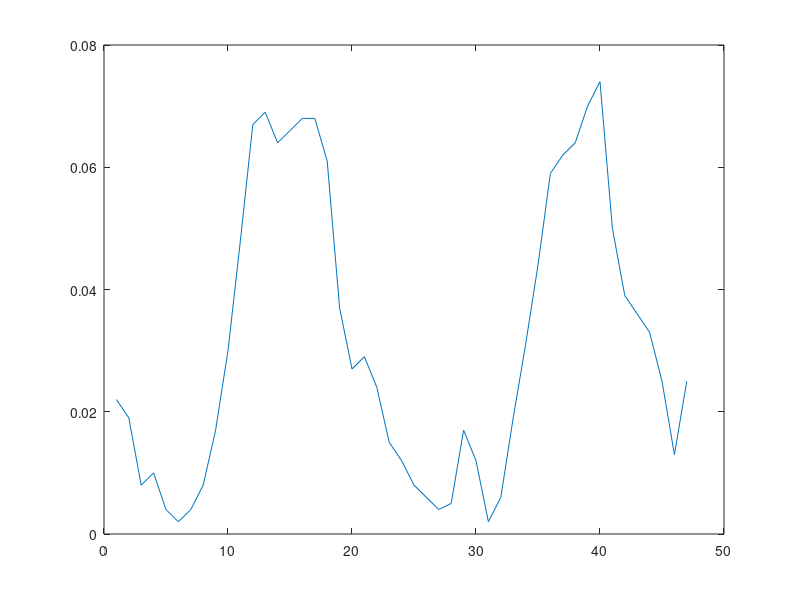

Source code (MATLAB): (Note: this script raises an error after producing the figure.)
%Pratica 7 

% Jorge Gael Lopez Figueras 
%Louders Fabiola Uribe Richaud

%PUNTO NUMERO 1 
%Extraemos los puntos 
y = 1:47;
x = [0.022,0.019,0.008,0.01, 0.004 , 0.002 , 0.004,0.008, 0.017, 0.03 , 0.048, 0.067, 0.069,0.064, 0.066, 0.068, 0.068, 0.061, 0.037, 0.027, 0.029, 0.024, 0.015, 0.012,0.008, 0.006, 0.004, 0.005, 0.017, 0.012, 0.002, 0.006, 0.019, 0.031,0.044 , 0.059, 0.062, 0.064, 0.07 , 0.074, 0.05, 0.039, 0.036, 0.033, 0.025, 0.013, 0.025];
length(x)

%PUNTO NUMERO 2 
% Graficamos los puntos
plot(y,x);
c = linspace(1,47,1000);

%PUNTO NUMERO 3 
%Realizamos interpolacion polinomial 
Pol = InterpolacionAjuste(x,y);


plot(y, polyval(Pol,y))

%Comparamos con la medicion real 

E = abs(polyval(Pol,10)-x(10));

fprintf("Vemos que el error absoluto es de ")
E




%%
y = 1:47;
x = [0.022,0.019,0.008,0.01, 0.004 , 0.002 , 0.004,0.008, 0.017, 0.03 , 0.048, 0.067, 0.069,0.064, 0.066, 0.068, 0.068, 0.061, 0.037, 0.027, 0.029, 0.024, 0.015, 0.012,0.008, 0.006, 0.004, 0.005, 0.017, 0.012, 0.002, 0.006, 0.019, 0.031,0.044 , 0.059, 0.062, 0.064, 0.07 , 0.074, 0.05, 0.039, 0.036, 0.033, 0.025, 0.013, 0.025];
% Ahora con polyfit hacemos el metodo de minimos cuadrados

a = polyfit(y,x,5);

plot(y, polyval(a,y));
%%
x = 1:47;
length(y)
y = [0.022,0.019,0.008,0.01, 0.004 , 0.002 , 0.004,0.008, 0.017, 0.03 , 0.048, 0.067, 0.069,0.064, 0.066, 0.068, 0.068, 0.061, 0.037, 0.027, 0.029, 0.024, 0.015, 0.012,0.008, 0.006, 0.004, 0.005, 0.017, 0.012, 0.002, 0.006, 0.019, 0.031,0.044 , 0.059, 0.062, 0.064, 0.07 , 0.074, 0.05, 0.039, 0.036, 0.033, 0.025, 0.013, 0.025];
% Ahora vamos hacer con el campo de trigonometrico
n=9;
AjusT = InterpolacionAjusteT(x,n,y);

c1 = linspace(1,47,1000);

plot(x, polyval(AjusT,y));





function [Sol] = InterpolacionAjusteT(x1,b,y1)
%Esta matriz regresa el polinimio con el metodo de diferencias divididas
  A = zeros(length(x1),2*b+1);
  for j = 1:b*2+1
      for i = 1:length(x1)
          if j <= b
               A(i,j) = cos((j-1)*x1(i));
          else 
              A(i,j) = sin((j-b-1)*x1(i));
          end      
      end 

  end 
  
  
  Sol = A\y1';
  Sol
  
end 





function [Sol] = InterpolacionAjuste(x1,b)
%Esta matriz regresa el polinimio con el metodo de diferencias divididas
  A = zeros(length(x1));
  for i = 1:length(x1)
      for j = 1:length(x1)
          A(i,j) = (x1(i))^(j-1);
      end 

  end 

  Sol = A\b';
  
  
end 



